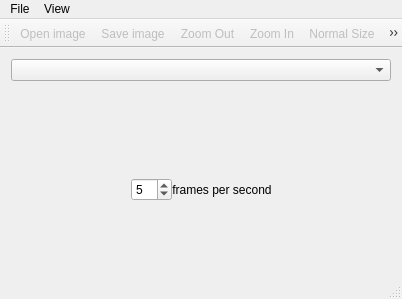
<?xml version="1.0" encoding="UTF-8"?>
<ui version="4.0">
 <class>ViewerApp</class>
 <widget class="QMainWindow" name="ViewerApp">
  <property name="geometry">
   <rect>
    <x>0</x>
    <y>0</y>
    <width>402</width>
    <height>299</height>
   </rect>
  </property>
  <property name="windowTitle">
   <string>ViewerApp</string>
  </property>
  <widget class="QWidget" name="centralWidget">
   <property name="sizePolicy">
    <sizepolicy hsizetype="Ignored" vsizetype="Ignored">
     <horstretch>0</horstretch>
     <verstretch>0</verstretch>
    </sizepolicy>
   </property>
   <layout class="QVBoxLayout" name="verticalLayout">
    <item>
     <widget class="QComboBox" name="select_palette_combo_box"/>
    </item>
    <item>
     <widget class="QLabel" name="image_name">
      <property name="sizePolicy">
       <sizepolicy hsizetype="Preferred" vsizetype="Fixed">
        <horstretch>0</horstretch>
        <verstretch>0</verstretch>
       </sizepolicy>
      </property>
      <property name="maximumSize">
       <size>
        <width>16777215</width>
        <height>20</height>
       </size>
      </property>
      <property name="baseSize">
       <size>
        <width>0</width>
        <height>20</height>
       </size>
      </property>
      <property name="text">
       <string/>
      </property>
      <property name="scaledContents">
       <bool>false</bool>
      </property>
     </widget>
    </item>
    <item>
     <layout class="QHBoxLayout" name="horizontalLayout">
      <property name="spacing">
       <number>0</number>
      </property>
      <item>
       <widget class="QPushButton" name="previous_frame_button">
        <property name="text">
         <string/>
        </property>
        <property name="icon">
         <iconset resource="../icons.qrc">
          <normaloff>:/icons/previous_frame_icon.png</normaloff>:/icons/previous_frame_icon.png</iconset>
        </property>
        <property name="flat">
         <bool>true</bool>
        </property>
       </widget>
      </item>
      <item>
       <widget class="QPushButton" name="play_pause_button">
        <property name="text">
         <string/>
        </property>
        <property name="icon">
         <iconset resource="../icons.qrc">
          <normaloff>:/icons/pause_icon.png</normaloff>
          <normalon>:/icons/play_icon.png</normalon>:/icons/pause_icon.png</iconset>
        </property>
        <property name="checkable">
         <bool>true</bool>
        </property>
        <property name="flat">
         <bool>true</bool>
        </property>
       </widget>
      </item>
      <item>
       <widget class="QPushButton" name="next_frame_button">
        <property name="text">
         <string/>
        </property>
        <property name="icon">
         <iconset resource="../icons.qrc">
          <normaloff>:/icons/next_frame_icon.png</normaloff>:/icons/next_frame_icon.png</iconset>
        </property>
        <property name="flat">
         <bool>true</bool>
        </property>
       </widget>
      </item>
      <item>
       <widget class="QSpinBox" name="frames_per_second_control">
        <property name="minimum">
         <number>1</number>
        </property>
        <property name="maximum">
         <number>20</number>
        </property>
        <property name="value">
         <number>5</number>
        </property>
       </widget>
      </item>
      <item alignment="Qt::AlignHCenter">
       <widget class="QLabel" name="frames_per_second_label">
        <property name="minimumSize">
         <size>
          <width>95</width>
          <height>0</height>
         </size>
        </property>
        <property name="text">
         <string>frames per second</string>
        </property>
        <property name="scaledContents">
         <bool>false</bool>
        </property>
        <property name="alignment">
         <set>Qt::AlignCenter</set>
        </property>
       </widget>
      </item>
      <item>
       <spacer name="horizontalSpacer">
        <property name="orientation">
         <enum>Qt::Horizontal</enum>
        </property>
        <property name="sizeHint" stdset="0">
         <size>
          <width>40</width>
          <height>20</height>
         </size>
        </property>
       </spacer>
      </item>
     </layout>
    </item>
   </layout>
  </widget>
  <widget class="QMenuBar" name="menuBar">
   <property name="geometry">
    <rect>
     <x>0</x>
     <y>0</y>
     <width>402</width>
     <height>21</height>
    </rect>
   </property>
   <widget class="QMenu" name="menuOpen_Image">
    <property name="title">
     <string>File</string>
    </property>
    <addaction name="actionOpen_Image"/>
    <addaction name="actionSave_image"/>
    <addaction name="actionOpen_3d_geometry"/>
    <addaction name="actionExport_all_3d_files"/>
    <addaction name="separator"/>
    <addaction name="actionExit"/>
   </widget>
   <widget class="QMenu" name="menuView">
    <property name="title">
     <string>View</string>
    </property>
    <addaction name="actionShow_Palette"/>
    <addaction name="separator"/>
    <addaction name="actionZoom_In"/>
    <addaction name="actionZoom_Out"/>
    <addaction name="actionNormal_Size"/>
    <addaction name="separator"/>
    <addaction name="actionFit_to_Window"/>
    <addaction name="separator"/>
    <addaction name="actionNext"/>
    <addaction name="actionPrevious"/>
   </widget>
   <addaction name="menuOpen_Image"/>
   <addaction name="menuView"/>
  </widget>
  <widget class="QToolBar" name="mainToolBar">
   <attribute name="toolBarArea">
    <enum>TopToolBarArea</enum>
   </attribute>
   <attribute name="toolBarBreak">
    <bool>false</bool>
   </attribute>
   <addaction name="actionOpen_Image"/>
   <addaction name="actionSave_image"/>
   <addaction name="actionZoom_Out"/>
   <addaction name="actionZoom_In"/>
   <addaction name="actionNormal_Size"/>
   <addaction name="actionFit_to_Window"/>
   <addaction name="actionPrevious"/>
   <addaction name="actionNext"/>
   <addaction name="actionShow_Palette"/>
   <addaction name="actionExit"/>
  </widget>
  <widget class="QStatusBar" name="statusBar"/>
  <action name="actionOpen_Image">
   <property name="enabled">
    <bool>false</bool>
   </property>
   <property name="icon">
    <iconset resource="../icons.qrc">
     <normaloff>:/icons/open_icon.png</normaloff>:/icons/open_icon.png</iconset>
   </property>
   <property name="text">
    <string>Open image...</string>
   </property>
   <property name="shortcut">
    <string>Ctrl+O</string>
   </property>
  </action>
  <action name="actionExit">
   <property name="icon">
    <iconset resource="../icons.qrc">
     <normaloff>:/icons/exit_icon.png</normaloff>:/icons/exit_icon.png</iconset>
   </property>
   <property name="text">
    <string>Exit</string>
   </property>
   <property name="shortcut">
    <string>Ctrl+Q</string>
   </property>
  </action>
  <action name="actionOpen_3d_geometry">
   <property name="icon">
    <iconset resource="../icons.qrc">
     <normaloff>:/icons/model_3d_icon.png</normaloff>:/icons/model_3d_icon.png</iconset>
   </property>
   <property name="text">
    <string>Open 3d geometry...</string>
   </property>
   <property name="shortcut">
    <string>Ctrl+T</string>
   </property>
  </action>
  <action name="actionSave_image">
   <property name="enabled">
    <bool>false</bool>
   </property>
   <property name="icon">
    <iconset resource="../icons.qrc">
     <normaloff>:/icons/save_icon.png</normaloff>:/icons/save_icon.png</iconset>
   </property>
   <property name="text">
    <string>Save image</string>
   </property>
   <property name="shortcut">
    <string>Ctrl+S</string>
   </property>
  </action>
  <action name="actionExport_all_3d_files">
   <property name="text">
    <string>Export all 3d files...</string>
   </property>
  </action>
  <action name="actionZoom_In">
   <property name="enabled">
    <bool>false</bool>
   </property>
   <property name="icon">
    <iconset resource="../icons.qrc">
     <normaloff>:/icons/zoom_in_icon.png</normaloff>:/icons/zoom_in_icon.png</iconset>
   </property>
   <property name="text">
    <string>Zoom In</string>
   </property>
   <property name="shortcut">
    <string>Ctrl++</string>
   </property>
  </action>
  <action name="actionZoom_Out">
   <property name="enabled">
    <bool>false</bool>
   </property>
   <property name="icon">
    <iconset resource="../icons.qrc">
     <normaloff>:/icons/zoom_out_icon.png</normaloff>:/icons/zoom_out_icon.png</iconset>
   </property>
   <property name="text">
    <string>Zoom Out</string>
   </property>
   <property name="shortcut">
    <string>Ctrl+-</string>
   </property>
  </action>
  <action name="actionNormal_Size">
   <property name="enabled">
    <bool>false</bool>
   </property>
   <property name="icon">
    <iconset resource="../icons.qrc">
     <normaloff>:/icons/normal_size_icon.png</normaloff>:/icons/normal_size_icon.png</iconset>
   </property>
   <property name="text">
    <string>Normal Size</string>
   </property>
   <property name="shortcut">
    <string>Ctrl+N</string>
   </property>
  </action>
  <action name="actionFit_to_Window">
   <property name="checkable">
    <bool>true</bool>
   </property>
   <property name="enabled">
    <bool>false</bool>
   </property>
   <property name="icon">
    <iconset resource="../icons.qrc">
     <normaloff>:/icons/fit_to_window_icon.png</normaloff>:/icons/fit_to_window_icon.png</iconset>
   </property>
   <property name="text">
    <string>Fit to Window</string>
   </property>
   <property name="shortcut">
    <string>Ctrl+W</string>
   </property>
  </action>
  <action name="actionNext">
   <property name="enabled">
    <bool>false</bool>
   </property>
   <property name="icon">
    <iconset resource="../icons.qrc">
     <normaloff>:/icons/next_icon.png</normaloff>:/icons/next_icon.png</iconset>
   </property>
   <property name="text">
    <string>Next</string>
   </property>
   <property name="shortcut">
    <string>Right</string>
   </property>
  </action>
  <action name="actionPrevious">
   <property name="enabled">
    <bool>false</bool>
   </property>
   <property name="icon">
    <iconset resource="../icons.qrc">
     <normaloff>:/icons/previous_icon.png</normaloff>:/icons/previous_icon.png</iconset>
   </property>
   <property name="text">
    <string>Previous</string>
   </property>
   <property name="shortcut">
    <string>Left</string>
   </property>
  </action>
  <action name="actionOpen_animation">
   <property name="enabled">
    <bool>false</bool>
   </property>
   <property name="text">
    <string>Open animation</string>
   </property>
  </action>
  <action name="actionShow_Palette">
   <property name="checkable">
    <bool>true</bool>
   </property>
   <property name="icon">
    <iconset resource="../icons.qrc">
     <normaloff>:/icons/palette_icon.png</normaloff>:/icons/palette_icon.png</iconset>
   </property>
   <property name="text">
    <string>Show Palette</string>
   </property>
  </action>
 </widget>
 <layoutdefault spacing="6" margin="11"/>
 <resources>
  <include location="../icons.qrc"/>
 </resources>
 <connections/>
</ui>
